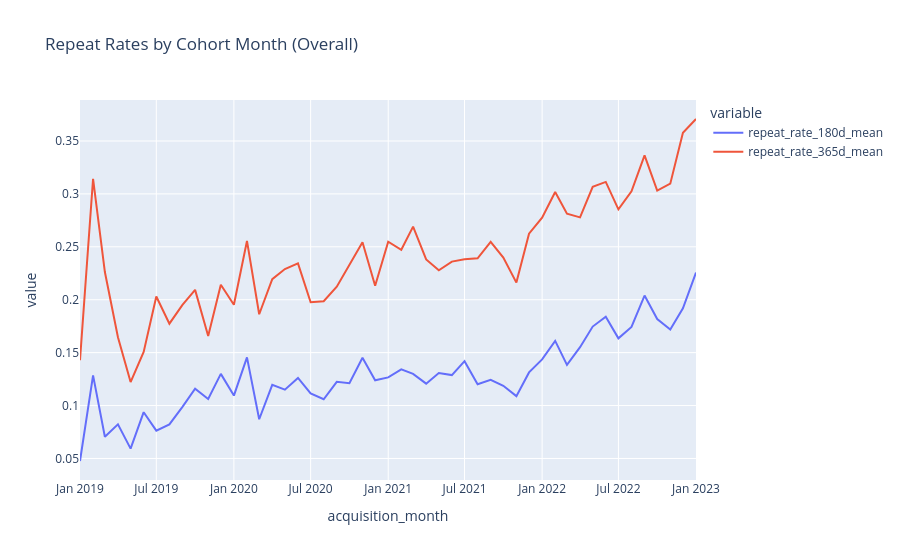

Notebook code cell kept with this figure:
### Markdown cell above
General Trends

### Code cell
trend_overall = df.groupby('acquisition_month').agg(
    repeat_rate_180d_mean=('repeat_rate_180d', 'mean'),
    repeat_rate_365d_mean=('repeat_rate_365d', 'mean'),
    time_to_second_mean=('avg_time_to_second_order', 'mean'),
    time_to_second_median=('avg_time_to_second_order', 'median'),
    revenue_180d_mean=('avg_revenue_180d', 'mean'),
    profit_180d_mean=('avg_profit_180d', 'mean'),
    orders_180d_mean=('avg_orders_180d', 'mean')
).reset_index()

fig = px.line(
    trend_overall,
    x='acquisition_month',
    y=['repeat_rate_180d_mean', 'repeat_rate_365d_mean'],
    title='Repeat Rates by Cohort Month (Overall)'
)
fig.show()
